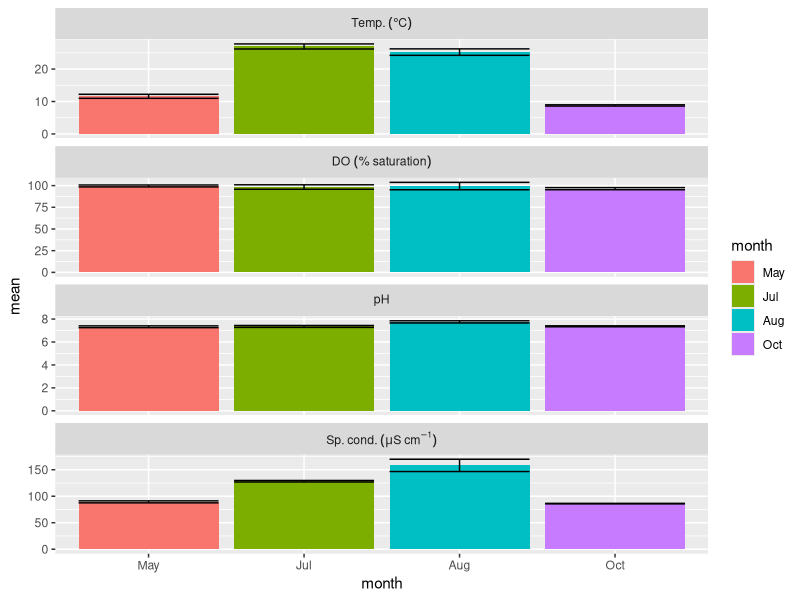
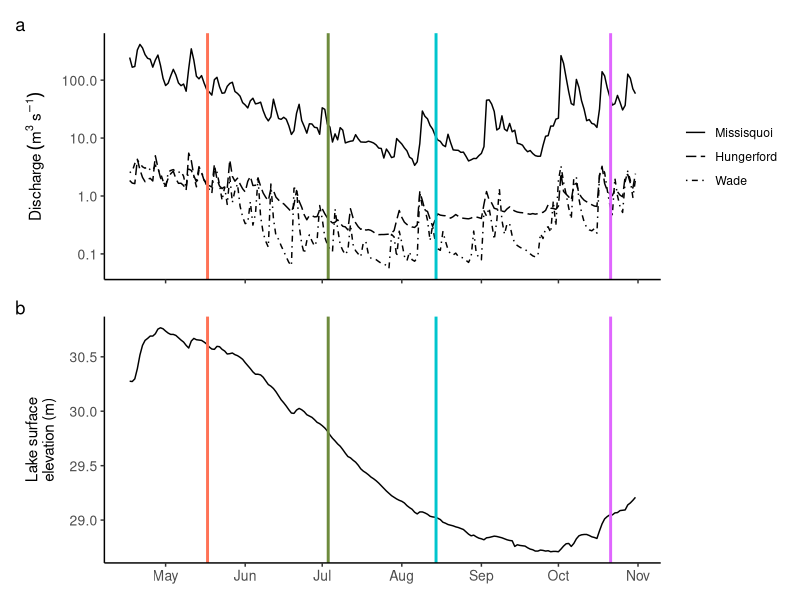

Generate these figures, in order, with R:
#Analysis of figures for manuscript
#Igrena Aponte - 10/19/21


#Figure 2 from ES thesis 
#Add discharge time series for Wade and Hungerford to subplot a.
# Code from R script - discharge and lake level graphs 
# Adapted by DWK on 10/8/21

library("tidyverse")
library("lubridate")
#library("xts")
# library("cowplot")
library("patchwork")

# setwd("C:/Users/esovc/ownCloud3/Shared/BREE/Watershed Data/Miss_Delta")

#----Plot 01----

#Load in Miss Riv @ Swanton dam discharge data
# discharge <- read_csv("Data/USGS Data/swanton_discharge_data.csv", col_types = cols()) %>% 
#   mutate(timestamp = mdy_hm(Datetime, tz = "America/New_York")) %>% 
#   mutate(site = "Swanton") %>% 
#   # Convert from cfs to cms
#   mutate(q_cms = discharge_cfs*0.0283168) %>% 
#   select(timestamp, q_cms, site)

# remove Halloween storm from the data to better show seasonal discahrge
q_miss <- read_csv("Data/USGS Data/swanton_discharge_data.csv", col_types = cols()) %>% 
  mutate(timestamp = mdy_hm(Datetime, tz = "America/New_York")) %>% 
  filter(timestamp < ymd_hms("2019-11-01 00:00:00", tz = "America/New_York")) %>% 
  mutate(site = "Missisquoi") %>% 
  # Convert from cfs to cms
  mutate(q_cms = discharge_cfs*0.0283168) %>% 
  select(timestamp, q_cms, site)

# Load in lake level data
lake <- read_csv("Data/USGS Data/lake_level_burlington_data.csv", col_types = cols()) %>% 
  mutate(timestamp = mdy(Date, tz = "America/New_York")) %>% 
  filter(timestamp < ymd_hms("2019-11-01 00:00:00", tz = "America/New_York")) %>% 
  # Convert lake left from ft to m
  mutate(lake_level_m = `lake level_ft`*0.3048) %>% 
  select(-c(Date, month, `lake level_ft`))

# Hungerford and Wade 2019 discharge data
  # Both sites were missing data at the beginning of summer because of an issue with the sensor
  # Erin Seybold used a discharge relationship with another nearby site to estimate discharge for this period
  # So we will use the CSV file with the estimated discharge
  # Hford
  q_hford <- read_csv("Data/hungerford_2019_best_q_meas+est.csv", col_types = cols()) %>% 
    mutate(site = "Hungerford") %>% 
    rename(q_cms = HF_best_q, timestamp = r_timestamp) %>% 
    # select(-c(X1, hobo_stage, offset, hobo_stage_int, corr_stage)) %>% 
    mutate(timestamp = mdy_hm(timestamp, tz = "America/New_York")) %>% 
    filter(timestamp < ymd_hms("2019-11-01 00:00:00", tz = "America/New_York"))
  
  # Wade
  q_wade <- read_csv("Data/wade_2019_best_q_meas+est.csv", col_types = cols()) %>% 
    mutate(site = "Wade") %>% rename(q_cms = best_q, timestamp = r_timestamp) %>% 
    select(site, timestamp, q_cms, source) %>% 
    mutate(timestamp = mdy_hm(timestamp, tz = "America/New_York")) %>% 
    filter(timestamp < ymd_hms("2019-11-01 00:00:00", tz = "America/New_York"))

# Combine and calculate average discharge per day of data (to simplify and match lake data frequency)
dis_avg <- 
  q_miss %>% 
  bind_rows(q_hford) %>% 
  bind_rows(q_wade) %>% 
  group_by(site, date(timestamp)) %>% 
  summarize(q_cms_mean = mean(q_cms, na.rm = TRUE)) %>% 
  rename(timestamp = "date(timestamp)") %>% 
  pivot_wider(names_from = site, values_from = q_cms_mean)

#Bind discharge and lake level data
# Bind data together
comb <- 
  dis_avg %>% 
  left_join(lake, by = "timestamp") %>% 
  filter(timestamp >= ymd("2019-04-17"))



# Plot mean daily discharge and lake level separately and then combine into one figure
# Discharge here is cms and lake level is in m
# Set theme
theme1 <- 
  theme_classic() +
  theme(panel.grid = element_blank(),
        axis.text = element_text(size = 10),
        axis.title = element_text(size = 11)) 

# Daily mean river discharge
pl_dis <- comb %>%
  pivot_longer(cols = c(Hungerford, Wade, Missisquoi), names_to = "site", values_to = "q_cms") %>% 
  mutate(site = factor(site, levels = c("Missisquoi", "Hungerford", "Wade"))) %>% 
  ggplot(aes(x = timestamp, y = q_cms, group = site, linetype = site)) +
  geom_line() +
  labs(x = "Time", y = expression(Discharge~(m^{3}~s^{-1}))) +
  # Transform y-axis to log10
  scale_y_log10() +
  scale_x_datetime(date_breaks = "1 month",
                   date_labels = "%b") +
  scale_linetype_manual(values = c("solid", "longdash", "dotdash")) +
  geom_vline(xintercept=as.numeric(as.POSIXct("2019-05-17 12:00:00")), color = "coral1", size = 1) +
  geom_vline(xintercept=as.numeric(as.POSIXct("2019-07-03 12:00:00")), color = "darkolivegreen4", size = 1) +
  geom_vline(xintercept=as.numeric(as.POSIXct("2019-08-14 12:00:00")), color = "turquoise3", size = 1) +
  geom_vline(xintercept=as.numeric(as.POSIXct("2019-10-21 12:00:00")), color = "mediumorchid1", size = 1) +
  theme1 +
  theme(axis.text.x = element_blank(),
        axis.title.x = element_blank(),
        legend.title = element_blank())

# Lake surface level
pl_lake <- comb %>%
  ggplot(aes(x = timestamp, y = lake_level_m)) +
  geom_line() +
  labs(x = "Time", y = "Lake surface\nelevation (m)") +
  scale_x_datetime(date_breaks = "1 month",
                   date_labels = "%b") +
  geom_vline(xintercept=as.numeric(as.POSIXct("2019-05-17 12:00:00")), color = "coral1", size = 1) +
  geom_vline(xintercept=as.numeric(as.POSIXct("2019-07-03 12:00:00")), color = "darkolivegreen4", size = 1) +
  geom_vline(xintercept=as.numeric(as.POSIXct("2019-08-14 12:00:00")), color = "turquoise3", size = 1) +
  geom_vline(xintercept=as.numeric(as.POSIXct("2019-10-21 12:00:00")), color = "mediumorchid1", size = 1) +
  theme1 +
  theme(axis.title.x = element_blank())

# Combine plots into 1
plot1 <- pl_dis / pl_lake + plot_annotation(tag_levels = "a")
# plot1 <- plot_grid(pl_dis, pl_lake, ncol = 1, align = "hv",
#                    labels = "auto")
ggsave("Plots/figure2_discharge_lakelevel.png", plot1, width = 6, height = 4, units = "in", dpi = 150)


#/#/#/#/#/#/#

#----Plot 02----

#Read in data
#code extracted from the script: combined data analysis.R
#lines 11 - 74
may <- read_csv("Data/alldata_compiled_2019-05-17.csv", col_types = cols()) %>%
  rename(timestamp = r_timestamp) %>% 
  # mutate(r_timestamp = as.character(r_timestamp)) %>% 
  # Remove low DOC outlier in May
  mutate(NPOC_mgCL = ifelse(NPOC_mgCL < 1, NA, NPOC_mgCL))

july <- read_csv("Data/alldata_compiled_2019-07-03.csv", col_types = cols()) %>%
  rename(timestamp = r_timestamp)
  # mutate(r_timestamp = as.character(r_timestamp))
  
# august <- read_csv("Data/alldata_compiled_2019-08-14.csv",
#                    col_types = cols(NO3_UM = "n", NH4_UM = "d",PO4_UM = "d", 
#                                     NO3_mgNL = "d", NH4_mgNL = "d", PO4_mgPL = "d")) %>%
#   mutate(r_timestamp = as.character(r_timestamp))

# Here is a weird f&cking workaround for the issue above w/ August data - angry face!
august <- read_csv("Data/alldata_compiled_2019-08-14.csv", col_types = cols()) %>% 
  rename(timestamp = r_timestamp) %>% 
  mutate(
         # timestamp = as.character(timestamp),
         timestamp = mdy_hm(timestamp),
         NO3_UM = as.numeric(NO3_UM),
         NH4_UM = as.numeric(NH4_UM),
         PO4_UM = as.numeric(PO4_UM), 
         NO3_mgNL = as.numeric(NO3_mgNL), 
         NH4_mgNL = as.numeric(NH4_mgNL), 
         PO4_mgPL = as.numeric(PO4_mgPL))

october <- read_csv("Data/alldata_compiled_2019-10-21.csv", col_types = cols()) %>%
  rename(timestamp = r_timestamp)
  # mutate(r_timestamp = as.character(r_timestamp)) 


# Bind data together
comb <- bind_rows(may, july, august, october) %>% 
  # Format date if not already done
  # mutate(timestamp = ymd_hms(timestamp)) %>% 
  # Add a month column & make it a factor instead of number
  mutate(month = as.factor(month(timestamp)))
# rm(may, july, august, october)

#Calculate N and P fractions (that were not measured)
comb <- comb %>% 
  #Calculate Particulate N 
  mutate(PN = TN_mgNL - TDN_mgNL) %>% 
  #Calculate DON
  mutate(DON = TDN_mgNL - NH4_mgNL - NO3_mgNL) %>% 
  #Calculate Particulate P
  mutate(PP = TP_mgPL - TDP_mgPL) %>% 
  #Calculate DOP
  mutate(DOP = TDP_mgPL - PO4_mgPL) %>% 
  #Make negative values 0
  mutate(PN = replace(PN, PN < 0, 0),
         PP = replace(PP, PP < 0, 0)) %>% 
  #Calculate molar ratios
  mutate(TN_TP = TN_UM / TP_UM,
         DIN_SRP = (NO3_UM + NH4_UM) / PO4_UM,
         DOC_TN = NPOC_mgCL * 1000/12.011 / TN_UM,
         DOC_TP = NPOC_mgCL * 1000/12.011 / TP_UM,
         DOC_DIN = NPOC_mgCL * 1000/12.011 / (NO3_UM + NH4_UM),
         DOC_SRP = NPOC_mgCL * 1000/12.011 / PO4_UM) 


# Calculate summary stats for each month
month_sum <- comb %>% 
  gather(key = "var", value = "value", c(temp_c, do_mgl, do_per, spc_uscm, ph, NO3_UM:Fe_ppb_0.45, PN:DOC_TP)) %>% 
  group_by(transect, month, var) %>% 
  summarize(mean = mean(value, na.rm = TRUE),
            sd = sd(value, na.rm = TRUE),
            CV = sd(value, na.rm = TRUE) / mean(value, na.rm = TRUE),
            CV_per = CV*100) %>% 
  filter(transect != "Dam") %>% 
  ungroup()


#Ploting Data 
month_sum %>% 
  filter(transect == "Main") %>% 
  filter(var %in% c("do_per", "ph", "spc_uscm", "temp_c")) %>% 
  # Re-order the variables so that temperature is plotted on top
  mutate(var = factor(var, levels = c("temp_c", "do_per", "ph", "spc_uscm"),
                      # I provide labels here for the facetted plots that include symbols and then use labeller = label_parsed below to parse them into label text
                      labels = c("Temp.~(degree*C)", "DO~('%'*~saturation)", "pH", "Sp.~cond.~(mu*S~cm^{-1})"))) %>% 
  # Provide abbreviated month labels for legend instead of numbers
  mutate(month = factor(month, levels = c("5", "7", "8", "10"),
                        labels = c("May", "Jul", "Aug", "Oct"))) %>%
  ggplot(aes(x = month, y = mean, fill = month)) +  
  geom_bar(stat = "identity") +
  geom_errorbar(aes(ymin = mean - sd, ymax = mean + sd)) +
  facet_wrap(~var, ncol=1,scales = "free_y", labeller = label_parsed)

#----Plot 3 ---- 

#Nitrogen Dynamics plot 

#----Suplemental information: Plots---- 



